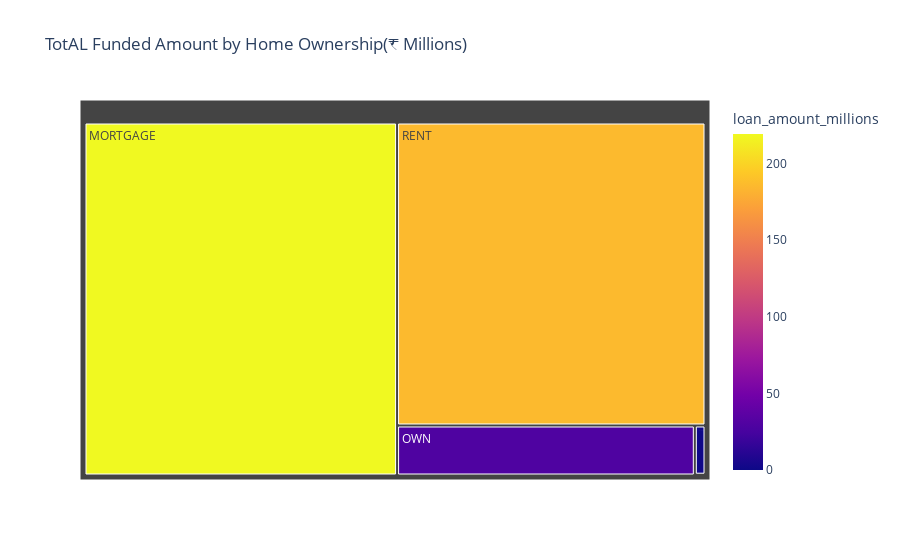

The notebook cell saved with this chart:
### Markdown cell above
### HOME OWNERSHIP BY TOTAL FUNDS

### Code cell
Home_Fundings = df.groupby('home_ownership')['loan_amount'].sum().reset_index()
Home_Fundings['loan_amount_millions'] = Home_Fundings['loan_amount']/1000000

fig = px.treemap(                     #  plotly.express for treemap
    Home_Fundings,
    path = ['home_ownership'],
    values = 'loan_amount_millions',
    color = 'loan_amount_millions',
    title = 'TotAL Funded Amount by Home Ownership(₹ Millions)'
)

fig.show()

### Figure 1 — Plotly figure (JSON) as saved in the notebook; plotly's stock layout.template omitted (floating-point values rounded to 4 significant figures)
{"data": [{"branchvalues": "total", "customdata": [[219.3], [0.0168], [1.045], [29.6], [185.8]], "domain": {"x": [0, 1], "y": [0, 1]}, "hovertemplate": "labels=%{label}<br>loan_amount_millions_sum=%{value}<br>parent=%{parent}<br>id=%{id}<br>loan_amount_millions=%{color}<extra></extra>", "ids": ["MORTGAGE", "NONE", "OTHER", "OWN", "RENT"], "labels": ["MORTGAGE", "NONE", "OTHER", "OWN", "RENT"], "marker": {"coloraxis": "coloraxis", "colors": [219.3, 0.0168, 1.045, 29.6, 185.8]}, "name": "", "parents": ["", "", "", "", ""], "type": "treemap", "values": [219.3, 0.0168, 1.045, 29.6, 185.8]}], "layout": {"coloraxis": {"colorbar": {"title": {"text": "loan_amount_millions"}}, "colorscale": [[0, "#0d0887"], [0.1111, "#46039f"], [0.2222, "#7201a8"], [0.3333, "#9c179e"], [0.4444, "#bd3786"], [0.5556, "#d8576b"], [0.6667, "#ed7953"], [0.7778, "#fb9f3a"], [0.8889, "#fdca26"], [1, "#f0f921"]]}, "legend": {"tracegroupgap": 0}, "title": {"text": "TotAL Funded Amount by Home Ownership(₹ Millions)"}}}
